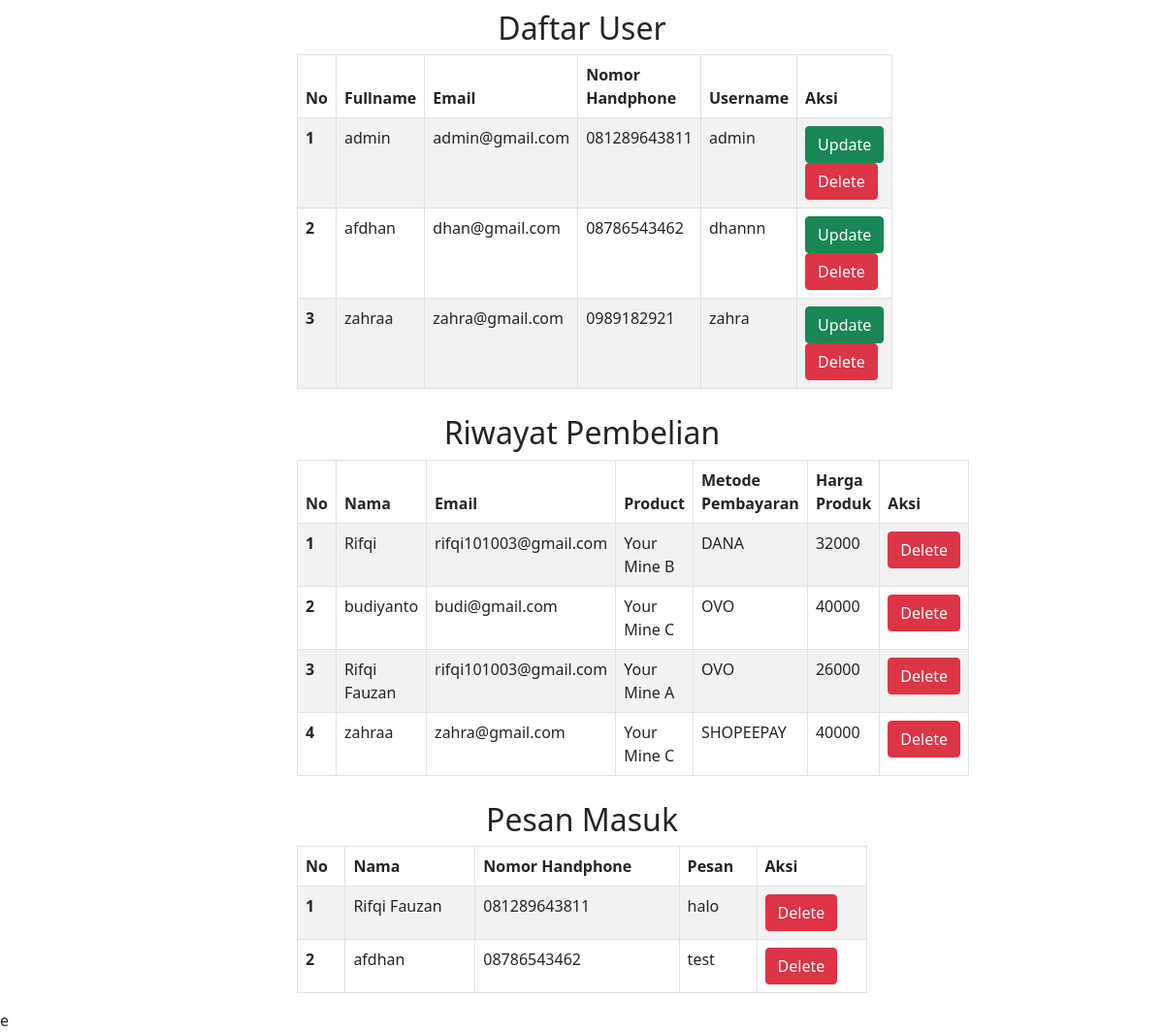
The app's page /admin/index.php with its own data.
### tables this page shows
CREATE TABLE `reg` (
  `id` int(8) NOT NULL,
  `fullname` varchar(35) NOT NULL,
  `email` varchar(35) NOT NULL,
  `no_hp` varchar(15) NOT NULL,
  `username` varchar(20) NOT NULL,
  `pw` varchar(255) NOT NULL
);

CREATE TABLE `payment` (
  `id_pay` int(8) NOT NULL,
  `fullname` varchar(35) NOT NULL,
  `email` varchar(35) NOT NULL,
  `product` varchar(30) NOT NULL,
  `pm` varchar(15) NOT NULL,
  `hargaproduk` int(11) NOT NULL
);

CREATE TABLE `pesan` (
  `id_psn` int(8) NOT NULL,
  `nama` varchar(30) NOT NULL,
  `telp` varchar(15) NOT NULL,
  `psn` varchar(255) NOT NULL
);

### admin/index.php (the view, shortened to what this page needs)
<?php
  include "koneksi.php"
?>
<!DOCTYPE html>
<html lang="en">
<head>
  <link href="https://cdn.jsdelivr.net/npm/bootstrap@5.0.0-beta1/dist/css/bootstrap.min.css" rel="stylesheet">
</head>
<body>
  <section class="row">
    <div class="col-md-6 offset-md-3 align-self-center">
      <h2 class="text-center" style="margin-top:10px;">Daftar User</h2>
      <table class="table table-striped table-bordered">
        <thead>
          <tr>
            <th scope="col">No</th>
            <th scope="col">Fullname</th>
            <th scope="col">Email</th>
            <th scope="col">Nomor Handphone</th>
            <th scope="col">Username</th>
            <th scope="col">Aksi</th>
          </tr>
        </thead>
          <?php
              $no = 1;
              $query = "SELECT * FROM reg";
              $result = mysqli_query($koneksi, $query);
          ?>
        <tbody>
          <?php
            foreach ($result as $data){
              echo "
                <tr>
                  <th scope='row'>". $no++ ."</th>
                  <td>". $data["fullname"] ."</td>
                  <td>". $data["email"] ."</td>
                  <td>". $data["no_hp"] ."</td>
                  <td>". $data["username"] ."</td>
                  <td>
                    <a href='update.php?id=".$data["id"]."' type='button' class='btn btn-success'>Update</a>
                    <a href='delete.php?id=".$data["id"]."' type='button' class='btn btn-danger' onlick='return confirm('Yakin ingin menghapus data?')'>Delete</a>
                  </td>
                </tr>
              ";
            }
          ?>
        </tbody>
      </table>
    </div>
  </section>
   <section class="row">
    <div class="col-md-6 offset-md-3 align-self-center">
      <h2 class="text-center" style="margin-top:10px;">Riwayat Pembelian</h2>
      <table class="table table-striped table-bordered">
        <thead>
          <tr>
            <th scope="col">No</th>
            <th scope="col">Nama</th>
            <th scope="col">Email</th>
            <th scope="col">Product</th>
            <th scope="col">Metode Pembayaran</th>
            <th scope="col">Harga Produk</th>
            <th scope="col">Aksi</th>
          </tr>
        </thead>
          <?php
              $no = 1;
              $query = "SELECT * FROM payment";
              $result = mysqli_query($koneksi, $query);
          ?>
        <tbody>
          <?php
            foreach ($result as $data){
              echo "
                <tr>
                  <th scope='row'>". $no++ ."</th>
                  <td>". $data["fullname"] ."</td>
                  <td>". $data["email"] ."</td>
                  <td>". $data["product"] ."</td>
                  <td>". $data["pm"] ."</td>
                  <td>". $data["hargaproduk"] ."</td>
                  <td>
                    <a href='deletepay.php?id_pay=".$data["id_pay"]."' type='button' class='btn btn-danger' onlick='return confirm('Yakin ingin menghapus data?')'>Delete</a>
                  </td>
                </tr>
              ";
            }
          ?>
        </tbody>
      </table>
    </div>
  </section>
  <section class="row">
    <div class="col-md-6 offset-md-3 align-self-center">
      <h2 class="text-center" style="margin-top:10px;">Pesan Masuk</h2>
      <table class="table table-striped table-bordered">
        <thead>
          <tr>
            <th scope="col">No</th>
            <th scope="col">Nama</th>
            <th scope="col">Nomor Handphone</th>
            <th scope="col">Pesan</th>
            <th scope="col">Aksi</th>
          </tr>
        </thead>
          <?php
              $no = 1;
              $query = "SELECT * FROM pesan";
              $result = mysqli_query($koneksi, $query);
          ?>
        <tbody>
          <?php
            foreach ($result as $data){
              echo "
                <tr>
                  <th scope='row'>". $no++ ."</th>
                  <td>". $data["nama"] ."</td>
                  <td>". $data["telp"] ."</td>
                  <td>". $data["psn"] ."</td>
                  <td>
                    <a href='deletepsn.php?id_psn=".$data["id_psn"]."' type='button' class='btn btn-danger' onlick='return confirm('Yakin ingin menghapus data?')'>Delete</a>
                  </td>
                </tr>
              ";
            }
          ?>
        </tbody>
      </table>
    </div>
  </section>
</body>
</html>e

### records on screen
reg: fullname "admin", email "admin@gmail.com", no_hp "081289643811", username "admin"
reg: fullname "afdhan", email "dhan@gmail.com", no_hp "08786543462", username "dhannn"
reg: fullname "zahraa", email "zahra@gmail.com", no_hp "0989182921", username "zahra"
payment: fullname "Rifqi", email "rifqi101003@gmail.com", product "Your Mine B", pm "DANA", hargaproduk "32000"
payment: fullname "budiyanto", email "budi@gmail.com", product "Your Mine C", pm "OVO", hargaproduk "40000"
payment: fullname "Rifqi Fauzan", email "rifqi101003@gmail.com", product "Your Mine A", pm "OVO", hargaproduk "26000"
payment: fullname "zahraa", email "zahra@gmail.com", product "Your Mine C", pm "SHOPEEPAY", hargaproduk "40000"
pesan: nama "Rifqi Fauzan", telp "081289643811", psn "halo"
pesan: nama "afdhan", telp "08786543462", psn "test"
